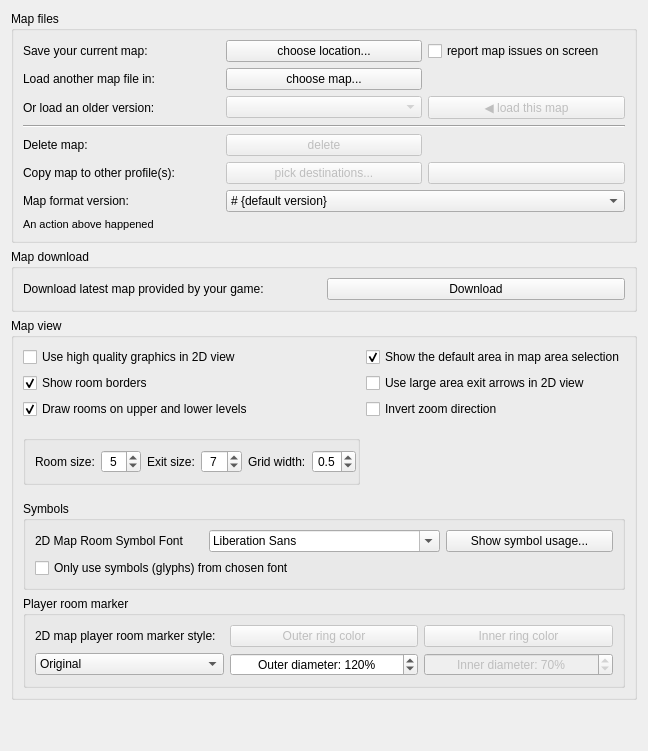
     <widget class="QWidget" name="tab_mapper">
      <attribute name="title">
       <string>Mapper</string>
      </attribute>
      <layout class="QVBoxLayout" name="vBoxLayout_tab_mapper">
       <item>
        <widget class="QGroupBox" name="groupBox_mapFiles">
         <property name="title">
          <string>Map files</string>
         </property>
         <layout class="QGridLayout" name="gridLayout_groupBox_mapFiles">
          <item row="0" column="0">
           <widget class="QLabel" name="label_saveMap">
            <property name="text">
             <string>Save your current map:</string>
            </property>
            <property name="buddy">
             <cstring>pushButton_saveMap</cstring>
            </property>
           </widget>
          </item>
          <item row="0" column="1">
           <widget class="QPushButton" name="pushButton_saveMap">
            <property name="text">
             <string>choose location...</string>
            </property>
           </widget>
          </item>
          <item row="0" column="2">
           <widget class="QCheckBox" name="checkBox_reportMapIssuesOnScreen">
            <property name="toolTip">
             <string>&lt;p&gt;Mudlet now does some sanity checking and repairing to clean up issues that may have arisen in previous version due to faulty code or badly documented commands. However if significant problems are found the report can be quite extensive, in particular for larger maps.&lt;/p&gt;&lt;p&gt;Unless this option is set, Mudlet will reduce the amount of on-screen messages by hiding many texts and showing a suggestion to review the report file instead.&lt;/p&gt;</string>
            </property>
            <property name="text">
             <string>report map issues on screen</string>
            </property>
           </widget>
          </item>
          <item row="1" column="0">
           <widget class="QLabel" name="label_loadMap">
            <property name="text">
             <string>Load another map file in:</string>
            </property>
            <property name="buddy">
             <cstring>pushButton_loadMap</cstring>
            </property>
           </widget>
          </item>
          <item row="1" column="1">
           <widget class="QPushButton" name="pushButton_loadMap">
            <property name="text">
             <string>choose map...</string>
            </property>
           </widget>
          </item>
          <item row="2" column="0">
           <widget class="QLabel" name="label_loadHistoricMap">
            <property name="text">
             <string>Or load an older version:</string>
            </property>
           </widget>
          </item>
          <item row="2" column="1">
           <widget class="QComboBox" name="comboBox_mapHistory">
            <property name="enabled">
             <bool>false</bool>
            </property>
           </widget>
          </item>
          <item row="2" column="2">
           <widget class="QPushButton" name="pushButton_loadHistoricMap">
            <property name="enabled">
             <bool>false</bool>
            </property>
            <property name="text">
             <string>◀ load this map</string>
            </property>
           </widget>
          </item>
          <item row="3" column="0" colspan="3">
           <widget class="Line" name="line">
            <property name="orientation">
             <enum>Qt::Orientation::Horizontal</enum>
            </property>
           </widget>
          </item>
          <item row="4" column="0">
           <widget class="QLabel" name="label_deleteMap">
            <property name="text">
             <string>Delete map:</string>
            </property>
            <property name="buddy">
             <cstring>pushButton_deleteMap</cstring>
            </property>
           </widget>
          </item>
          <item row="4" column="1">
           <widget class="QPushButton" name="pushButton_deleteMap">
            <property name="enabled">
             <bool>false</bool>
            </property>
            <property name="text">
             <string comment="Text on the button to delete a map, ensure the text matches the word or words `quoted` for the adjacent checkbox">delete</string>
            </property>
           </widget>
          </item>
          <item row="5" column="0">
           <widget class="QLabel" name="label_copyMap">
            <property name="text">
             <string>Copy map to other profile(s):</string>
            </property>
            <property name="buddy">
             <cstring>pushButton_chooseProfiles</cstring>
            </property>
           </widget>
          </item>
          <item row="5" column="1">
           <widget class="QPushButton" name="pushButton_chooseProfiles">
            <property name="enabled">
             <bool>false</bool>
            </property>
            <property name="toolTip">
             <string>&lt;p&gt;Select profiles that you want to copy map to, then press the Copy button to the right.&lt;/p&gt;</string>
            </property>
            <property name="text">
             <string comment="text on button to select other profiles to receive the map from this profile, this is used when no profiles have been selected">pick destinations...</string>
            </property>
           </widget>
          </item>
          <item row="5" column="2">
           <widget class="QPushButton" name="pushButton_copyMap">
            <property name="enabled">
             <bool>false</bool>
            </property>
            <property name="toolTip">
             <string>&lt;p&gt;Copy map into the selected profiles on the left.&lt;/p&gt;</string>
            </property>
            <property name="text">
             <string notr="true" comment="text will be placed on this button by the C++ code"/>
            </property>
           </widget>
          </item>
          <item row="6" column="0">
           <widget class="QLabel" name="label_mapFileSaveFormatVersion">
            <property name="text">
             <string>Map format version:</string>
            </property>
            <property name="buddy">
             <cstring>comboBox_mapFileSaveFormatVersion</cstring>
            </property>
           </widget>
          </item>
          <item row="6" column="1" colspan="2">
           <widget class="QComboBox" name="comboBox_mapFileSaveFormatVersion">
            <property name="sizePolicy">
             <sizepolicy hsizetype="Minimum" vsizetype="Fixed">
              <horstretch>0</horstretch>
              <verstretch>0</verstretch>
             </sizepolicy>
            </property>
            <property name="maximumSize">
             <size>
              <width>16777215</width>
              <height>16777215</height>
             </size>
            </property>
            <property name="toolTip">
             <string>&lt;p&gt;Change this to a lower version if you need to save your map in a format that can be read by older versions of Mudlet. Doing so will lose the extra data available in the current map format.&lt;/p&gt;</string>
            </property>
            <property name="editable">
             <bool>false</bool>
            </property>
            <property name="currentText">
             <string># {default version}</string>
            </property>
            <item>
             <property name="text">
              <string># {default version}</string>
             </property>
            </item>
           </widget>
          </item>
          <item row="7" column="0" colspan="3">
           <widget class="QLabel" name="label_mapFileActionResult">
            <property name="font">
             <font>
              <pointsize>8</pointsize>
             </font>
            </property>
            <property name="text">
             <string>An action above happened</string>
            </property>
           </widget>
          </item>
         </layout>
        </widget>
       </item>
       <item>
        <widget class="QGroupBox" name="groupBox_downloadMapOptions">
         <property name="title">
          <string>Map download</string>
         </property>
         <layout class="QHBoxLayout" name="hBoxLayout_groupBox_downloadMapOptions">
          <item>
           <widget class="QLabel" name="label_11">
            <property name="toolTip">
             <string>&lt;p&gt;On games that provide maps for download, you can press this button to get the latest map. Note that this will &lt;span style=&quot; font-weight:600;&quot;&gt;overwrite&lt;/span&gt; any changes you've done to your map, and will use the new map only.&lt;/p&gt;</string>
            </property>
            <property name="text">
             <string>Download latest map provided by your game:</string>
            </property>
            <property name="buddy">
             <cstring>buttonDownloadMap</cstring>
            </property>
           </widget>
          </item>
          <item>
           <widget class="QPushButton" name="buttonDownloadMap">
            <property name="toolTip">
             <string>&lt;p&gt;On games that provide maps for download, you can press this button to get the latest map. Note that this will &lt;span style=&quot; font-weight:600;&quot;&gt;overwrite&lt;/span&gt; any changes you've done to your map, and will use the new map only.&lt;/p&gt;</string>
            </property>
            <property name="text">
             <string>Download</string>
            </property>
           </widget>
          </item>
         </layout>
        </widget>
       </item>
       <item>
        <widget class="QGroupBox" name="groupBox_mapViewOptions">
         <property name="title">
          <string>Map view</string>
         </property>
         <layout class="QGridLayout" name="gridLayout">
          <item row="7" column="0">
           <spacer name="roomSizeTopMarginSpacer">
            <property name="orientation">
             <enum>Qt::Orientation::Vertical</enum>
            </property>
            <property name="sizeType">
             <enum>QSizePolicy::Policy::Fixed</enum>
            </property>
            <property name="sizeHint" stdset="0">
             <size>
              <width>20</width>
              <height>10</height>
             </size>
            </property>
           </spacer>
          </item>
          <item row="1" column="3" colspan="2">
           <widget class="QCheckBox" name="checkBox_largeAreaExitArrows">
            <property name="text">
             <string>Use large area exit arrows in 2D view</string>
            </property>
            <property name="checked">
             <bool>false</bool>
            </property>
           </widget>
          </item>
          <item row="9" column="0" colspan="5">
           <widget class="QGroupBox" name="groupBox_mapSymbols">
            <property name="title">
             <string>Symbols</string>
            </property>
            <layout class="QGridLayout" name="gridLayout_groupBox_mapSymbols">
             <item row="1" column="0" colspan="2">
              <widget class="QCheckBox" name="checkBox_isOnlyMapSymbolFontToBeUsed">
               <property name="text">
                <string>Only use symbols (glyphs) from chosen font</string>
               </property>
              </widget>
             </item>
             <item row="0" column="2">
              <widget class="QPushButton" name="pushButton_showGlyphUsage">
               <property name="text">
                <string>Show symbol usage...</string>
               </property>
              </widget>
             </item>
             <item row="0" column="0">
              <widget class="QLabel" name="label_mapSymbolsFont">
               <property name="text">
                <string>2D Map Room Symbol Font</string>
               </property>
              </widget>
             </item>
             <item row="0" column="1">
              <widget class="QFontComboBox" name="fontComboBox_mapSymbols"/>
             </item>
            </layout>
           </widget>
          </item>
          <item row="2" column="0">
           <widget class="QCheckBox" name="checkBox_drawUpperLowerLevels">
            <property name="toolTip">
             <string>&lt;p&gt;When enabled, rooms on floors above and below the current level will be drawn with a lighter color to show the map layout context.&lt;/p&gt;</string>
            </property>
            <property name="text">
             <string>Draw rooms on upper and lower levels</string>
            </property>
            <property name="checked">
             <bool>true</bool>
            </property>
           </widget>
          </item>
          <item row="2" column="3">
           <widget class="QCheckBox" name="checkBox_invertMapZoom">
            <property name="toolTip">
             <string>&lt;p&gt;If checked, scrolling up zooms out and scrolling down zooms in. If unchecked, scrolling up zooms in and scrolling down zooms out.&lt;/p&gt;</string>
            </property>
            <property name="text">
             <string>Invert zoom direction</string>
            </property>
            <property name="checked">
             <bool>false</bool>
            </property>
           </widget>
          </item>
          <item row="3" column="0">
           <spacer name="roomSizeBottomMarginSpacer">
            <property name="orientation">
             <enum>Qt::Orientation::Vertical</enum>
            </property>
            <property name="sizeType">
             <enum>QSizePolicy::Policy::Fixed</enum>
            </property>
            <property name="sizeHint" stdset="0">
             <size>
              <width>20</width>
              <height>10</height>
             </size>
            </property>
           </spacer>
          </item>
          <item row="0" column="3" colspan="2">
           <widget class="QCheckBox" name="checkBox_showDefaultArea">
            <property name="toolTip">
             <string>&lt;p&gt;The default area (area id -1) is used by some mapper scripts as a temporary 'holding area' for rooms before they're placed in the correct area.&lt;/p&gt;</string>
            </property>
            <property name="text">
             <string>Show the default area in map area selection</string>
            </property>
            <property name="checked">
             <bool>true</bool>
            </property>
           </widget>
          </item>
          <item row="1" column="0" colspan="2">
           <widget class="QCheckBox" name="checkbox_mMapperShowRoomBorders">
            <property name="toolTip">
             <string>&lt;p&gt;This enables borders around room. Color can be set in Mapper colors tab.&lt;/p&gt;</string>
            </property>
            <property name="text">
             <string>Show room borders</string>
            </property>
            <property name="checked">
             <bool>true</bool>
            </property>
           </widget>
          </item>
          <item row="0" column="0" colspan="2">
           <widget class="QCheckBox" name="mMapperUseAntiAlias">
            <property name="toolTip">
             <string>&lt;p&gt;This enables anti-aliasing (AA) for the 2D map view, making it look smoother and nicer. Disable this if you're on a very slow computer.&lt;/p&gt;&lt;p&gt;3D map view always has anti-aliasing enabled.&lt;/p&gt;</string>
            </property>
            <property name="text">
             <string>Use high quality graphics in 2D view</string>
            </property>
           </widget>
          </item>
          <item row="11" column="0" colspan="5">
           <widget class="QGroupBox" name="widget_playerRoomStyle">
            <property name="title">
             <string>Player room marker</string>
            </property>
            <layout class="QGridLayout" name="gridLayout_widget_playerRoomStyle">
             <item row="0" column="0">
              <widget class="QLabel" name="label_playerRoomStyle">
               <property name="text">
                <string>2D map player room marker style:</string>
               </property>
              </widget>
             </item>
             <item row="0" column="1">
              <widget class="QPushButton" name="pushButton_playerRoomPrimaryColor">
               <property name="enabled">
                <bool>false</bool>
               </property>
               <property name="text">
                <string>Outer ring color</string>
               </property>
              </widget>
             </item>
             <item row="0" column="2">
              <widget class="QPushButton" name="pushButton_playerRoomSecondaryColor">
               <property name="enabled">
                <bool>false</bool>
               </property>
               <property name="text">
                <string>Inner ring color</string>
               </property>
              </widget>
             </item>
             <item row="1" column="0">
              <widget class="QComboBox" name="comboBox_playerRoomStyle">
               <property name="currentIndex">
                <number>0</number>
               </property>
               <property name="sizeAdjustPolicy">
                <enum>QComboBox::SizeAdjustPolicy::AdjustToContents</enum>
               </property>
               <item>
                <property name="text">
                 <string>Original</string>
                </property>
               </item>
               <item>
                <property name="text">
                 <string>Red ring</string>
                </property>
               </item>
               <item>
                <property name="text">
                 <string>Blue/Yellow ring</string>
                </property>
               </item>
               <item>
                <property name="text">
                 <string>Custom ring</string>
                </property>
               </item>
              </widget>
             </item>
             <item row="1" column="1">
              <widget class="QSpinBox" name="spinBox_playerRoomOuterDiameter">
               <property name="toolTip">
                <string>&lt;p&gt;Percentage ratio (&lt;i&gt;the default is 120%&lt;/i&gt;) of the marker symbol to the space available for the room.&lt;/p&gt;</string>
               </property>
               <property name="alignment">
                <set>Qt::AlignmentFlag::AlignCenter</set>
               </property>
               <property name="suffix">
                <string>%</string>
               </property>
               <property name="prefix">
                <string>Outer diameter: </string>
               </property>
               <property name="minimum">
                <number>50</number>
               </property>
               <property name="maximum">
                <number>200</number>
               </property>
               <property name="value">
                <number>120</number>
               </property>
              </widget>
             </item>
             <item row="1" column="2">
              <widget class="QSpinBox" name="spinBox_playerRoomInnerDiameter">
               <property name="enabled">
                <bool>false</bool>
               </property>
               <property name="toolTip">
                <string>&lt;p&gt;Percentage ratio of the inner diameter of the marker symbol to the outer one (&lt;i&gt;the default is 70%&lt;/i&gt;).&lt;/p&gt;</string>
               </property>
               <property name="alignment">
                <set>Qt::AlignmentFlag::AlignCenter</set>
               </property>
               <property name="suffix">
                <string>%</string>
               </property>
               <property name="prefix">
                <string>Inner diameter: </string>
               </property>
               <property name="maximum">
                <number>83</number>
               </property>
               <property name="value">
                <number>70</number>
               </property>
              </widget>
             </item>
            </layout>
           </widget>
          </item>
          <item row="4" column="0" colspan="3">
           <widget class="QGroupBox" name="gridGroupBox">
            <property name="enabled">
             <bool>true</bool>
            </property>
            <property name="sizePolicy">
             <sizepolicy hsizetype="Preferred" vsizetype="Preferred">
              <horstretch>0</horstretch>
              <verstretch>0</verstretch>
             </sizepolicy>
            </property>
            <property name="flat">
             <bool>true</bool>
            </property>
            <layout class="QGridLayout" name="groupBox_sizing">
             <property name="rightMargin">
              <number>1</number>
             </property>
             <property name="horizontalSpacing">
              <number>-1</number>
             </property>
             <item row="0" column="0">
              <widget class="QLabel" name="label_roomSize">
               <property name="sizePolicy">
                <sizepolicy hsizetype="Maximum" vsizetype="Preferred">
                 <horstretch>0</horstretch>
                 <verstretch>0</verstretch>
                </sizepolicy>
               </property>
               <property name="text">
                <string>Room size:</string>
               </property>
               <property name="buddy">
                <cstring>spinBox_roomSize</cstring>
               </property>
              </widget>
             </item>
             <item row="0" column="2">
              <widget class="QLabel" name="label_exitSize">
               <property name="sizePolicy">
                <sizepolicy hsizetype="Maximum" vsizetype="Preferred">
                 <horstretch>0</horstretch>
                 <verstretch>0</verstretch>
                </sizepolicy>
               </property>
               <property name="text">
                <string>Exit size:</string>
               </property>
               <property name="buddy">
                <cstring>spinBox_exitSize</cstring>
               </property>
              </widget>
             </item>
             <item row="0" column="1">
              <widget class="QSpinBox" name="spinBox_roomSize">
               <property name="sizePolicy">
                <sizepolicy hsizetype="MinimumExpanding" vsizetype="Fixed">
                 <horstretch>0</horstretch>
                 <verstretch>0</verstretch>
                </sizepolicy>
               </property>
               <property name="minimumSize">
                <size>
                 <width>30</width>
                 <height>0</height>
                </size>
               </property>
               <property name="alignment">
                <set>Qt::AlignmentFlag::AlignCenter</set>
               </property>
               <property name="minimum">
                <number>1</number>
               </property>
               <property name="maximum">
                <number>11</number>
               </property>
               <property name="value">
                <number>5</number>
               </property>
              </widget>
             </item>
             <item row="0" column="4">
              <widget class="QLabel" name="label_gridSize">
               <property name="sizePolicy">
                <sizepolicy hsizetype="Maximum" vsizetype="Preferred">
                 <horstretch>0</horstretch>
                 <verstretch>0</verstretch>
                </sizepolicy>
               </property>
               <property name="text">
                <string>Grid width:</string>
               </property>
               <property name="buddy">
                <cstring>doubleSpinBox_gridSize</cstring>
               </property>
              </widget>
             </item>
             <item row="0" column="3">
              <widget class="QSpinBox" name="spinBox_exitSize">
               <property name="sizePolicy">
                <sizepolicy hsizetype="MinimumExpanding" vsizetype="Fixed">
                 <horstretch>0</horstretch>
                 <verstretch>0</verstretch>
                </sizepolicy>
               </property>
               <property name="alignment">
                <set>Qt::AlignmentFlag::AlignCenter</set>
               </property>
               <property name="minimum">
                <number>2</number>
               </property>
               <property name="maximum">
                <number>20</number>
               </property>
               <property name="value">
                <number>7</number>
               </property>
              </widget>
             </item>
             <item row="0" column="5">
              <widget class="QDoubleSpinBox" name="doubleSpinBox_gridSize">
               <property name="sizePolicy">
                <sizepolicy hsizetype="MinimumExpanding" vsizetype="Fixed">
                 <horstretch>0</horstretch>
                 <verstretch>0</verstretch>
                </sizepolicy>
               </property>
               <property name="alignment">
                <set>Qt::AlignmentFlag::AlignCenter</set>
               </property>
               <property name="decimals">
                <number>1</number>
               </property>
               <property name="minimum">
                <double>0.100000000000000</double>
               </property>
               <property name="maximum">
                <double>5.000000000000000</double>
               </property>
               <property name="singleStep">
                <double>0.100000000000000</double>
               </property>
               <property name="value">
                <double>0.500000000000000</double>
               </property>
              </widget>
             </item>
            </layout>
           </widget>
          </item>
         </layout>
        </widget>
       </item>
       <item>
        <spacer name="verticalSpacer_mapper">
         <property name="orientation">
          <enum>Qt::Orientation::Vertical</enum>
         </property>
         <property name="sizeHint" stdset="0">
          <size>
           <width>20</width>
           <height>40</height>
          </size>
         </property>
        </spacer>
       </item>
      </layout>
     </widget>
